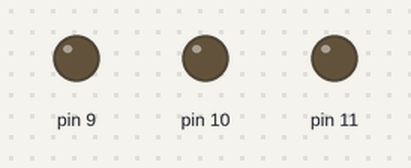
The sketch below on a simulated Arduino Uno, built with avr-gcc and run on an emulated ATmega328P. On the bench: output pins drawn as LEDs (lit = HIGH). What the sketch prints to the serial monitor is not drawn.

Above: at 0.05 s.
At 7.46 s:
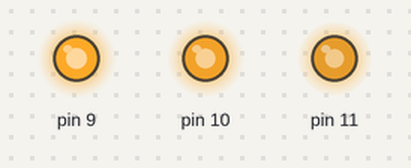
At 12.75 s:
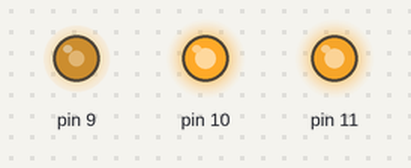
At 19.56 s:
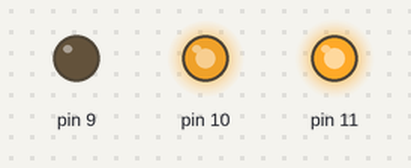
At 28.02 s:
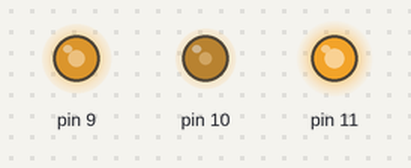
At 38.93 s:
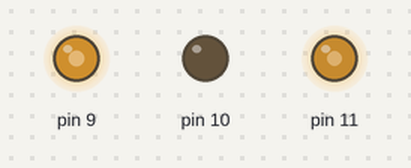
Timing chart, 0 to 40.0 s (numbered marks = the images above):
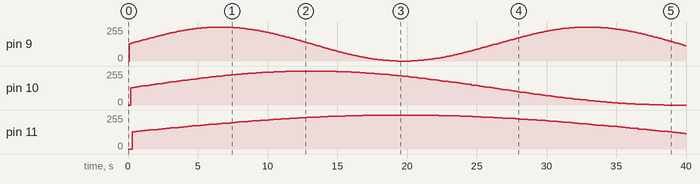

The sketch:

kolorowa_magia_obiektowo.ino
```cpp
/* Kolorowa magia RGB */
//Katodę LED RGB podłącz do GND
#include "led.h"
#define DEBUG
#define RED 9     //Podłącz czerwony pod ten port przez opornik 200 - 1000 om
#define GREEN 10  //Podłącz czerwony pod ten port przez opornik 200 - 1000 om
#define BLUE 11   //Podłącz czerwony pod ten port przez opornik 200 - 1000 om
// #define POTENCJOMETR A7

Led red(RED, 100);      //Utworzono obiekt klasy Led port RED, duration 20
Led green(GREEN, 200);  //Utworzono obiekt klasy Led port GREEN, duration 15
Led blue(BLUE, 300);    //Utworzono obiekt klasy Led port BLUE, duration 10

float fmap(int input, int inputLow, int inputHigh, float outputLow, float outputHigh ){
   if (inputLow >= inputHigh) {
        // Jeśli tak, zwróć błąd
        printf("Error: inputLow must be less than inputHigh");
        return 0.0; // Zwracam 0, ale można też zwrócić wartość oznaczającą błąd
    }

    // Skalowanie wartości wejściowej do zakresu 0-1
    float normalizedInput = (float)(input - inputLow) / (float)(inputHigh - inputLow);

    // Mapowanie wartości z zakresu 0-1 na zakres outputLow-outputHigh
    float output = outputLow + normalizedInput * (outputHigh - outputLow);

    return output;

}

void setup() {
#ifdef DEBUG
  Serial.begin(115200);
#endif
}

void loop() {
  red.ledLoop();
  green.ledLoop();
  blue.ledLoop();
// float potencjometr = fmap(analogRead(POTENCJOMETR), 0, 1023, 0.1, 10.0);
// red.setDuration((unsigned long)(potencjometr * red.getDuration()));
// green.setDuration((unsigned long)(potencjometr * green.getDuration()));
// blue.setDuration((unsigned long)(potencjometr * blue.getDuration()));

#ifdef DEBUG
  // Serial.print("Potencjometr ");
  // Serial.print(potencjometr);
  Serial.print(" red ");
  Serial.print(red.getLed());
  Serial.print(" sinusoida(red) ");
  Serial.print(red.getLedIntensity());
  Serial.print(" green ");
  Serial.print(green.getLed());
  Serial.print(" sinusoida(green) ");
  Serial.print(green.getLedIntensity());
  Serial.print(" blue ");
  Serial.print(blue.getLed());
  Serial.print(" sinusoida(blue) ");
  Serial.println(blue.getLedIntensity());
#endif
}
```

led.cpp
```cpp
#include "led.h"

Led::Led(uint8_t port, unsigned long duration) {
  this->duration = duration;
  this->port = port;
  pinMode(this->port, OUTPUT);
}
Led::~Led() {
  pinMode(this->port, INPUT);
}

uint8_t Led::sinusoida(uint8_t kat) {
  float radianValue = kat * 2 * PI / 255;
  float sinusValue = sin(radianValue);
  // Przeskalowanie wartości sinusoidalnej do zakresu 0-1
  float normalizedSinusValue = (sinusValue + 1) / 2.0;
  // Przemnożenie przez 255, aby uzyskać wartość w zakresie 0-255
  uint8_t sinusUint8_t = normalizedSinusValue * 255;
  return sinusUint8_t;
}

uint8_t Led::ledLoop() {
  long AktualnyCzas = millis();          //aktualny czas systemowy red
  if (AktualnyCzas > this->PoprzedniCzas + this->duration) {
    this->led++;
    this->PoprzedniCzas = AktualnyCzas;
    // analogWrite(port, led);
    this->ledIntensity = sinusoida(this->led);
    analogWrite(this->port, this->ledIntensity);
  }
  return this->led;
}

uint8_t Led::getLed(){
  return this->led;
}

unsigned long Led::getDuration(){
  return this->duration;
}

void Led::setDuration(unsigned long duration){
  this->duration = duration;
}

uint8_t Led::getLedIntensity(){
  return this->ledIntensity;
}
```

led.h
```cpp
#ifndef LED_H
#define LED_H
#include <arduino.h>

class Led {
public:
  Led(uint8_t port, unsigned long duration);
  ~Led();

  uint8_t getLed();
  unsigned long getDuration();
  void setDuration(unsigned long duration);
  uint8_t getLedIntensity();
  uint8_t ledLoop();

private:
  uint8_t port;
  unsigned long PoprzedniCzas;
  unsigned long duration;
  uint8_t led;
  uint8_t ledIntensity;  //Intensywność świecenia led
  uint8_t sinusoida(uint8_t kat);
};

#endif
```

Measured:
- by itself, pin 10: rises from 0/255 to 254/255 in 11.9 s, then falls to 0/255 in 26.3 s
- by itself, pin 11: rises from 0/255 to 254/255 in 17.7 s, then falls to 116/255 in 21.9 s
